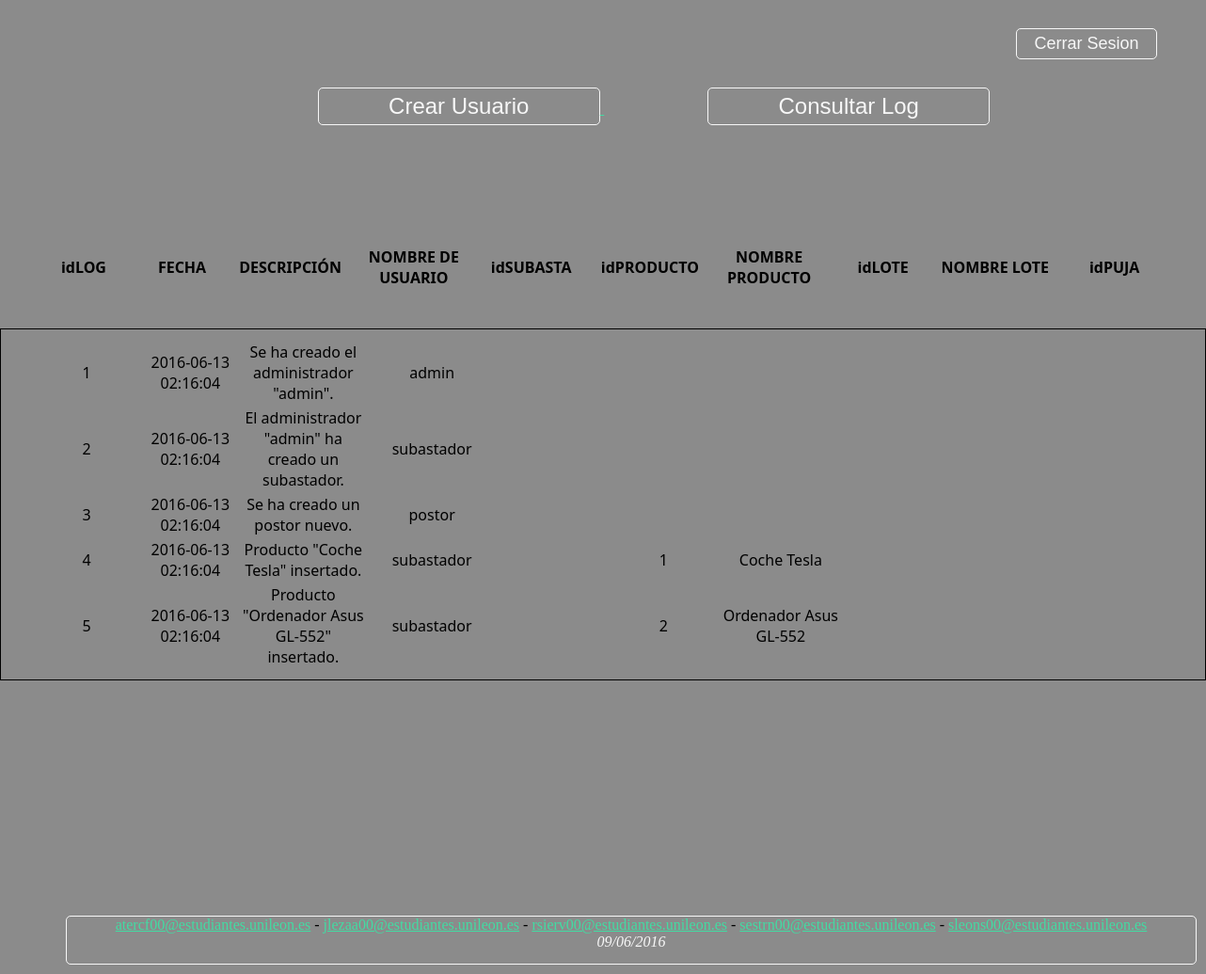
Page /administrador.php (signed in) on the committed database.
### tables this page shows
CREATE TABLE `log` (
  `id` int(11) NOT NULL,
  `fecha` datetime NOT NULL DEFAULT CURRENT_TIMESTAMP,
  `descripcion` varchar(200) DEFAULT NULL,
  `idusuario` int(11) DEFAULT NULL,
  `idsubasta` int(11) DEFAULT NULL,
  `idproducto` int(11) DEFAULT NULL,
  `idpuja` int(11) DEFAULT NULL,
  `idlote` int(11) DEFAULT NULL,
  `nombreproducto` varchar(45) DEFAULT NULL,
  `nombrelote` varchar(45) DEFAULT NULL
);

CREATE TABLE `usuarios` (
  `id` int(11) NOT NULL,
  `tipo` varchar(45) NOT NULL,
  `usuario` varchar(45) NOT NULL,
  `password` varchar(45) NOT NULL,
  `nombre` varchar(45) DEFAULT NULL,
  `apellidos` varchar(45) DEFAULT NULL
);

### verLog.php (the view, shortened to what this page needs)
<?php
	function mostrarLogs(){
		$conn = new mysqli("localhost", "643b4d11c092cc1e", "sekret", "643b4d11c092cc1ea32a96bdb4f8da93");
        $selectLog = "SELECT * FROM log ORDER BY fecha DESC";
		$resultLog = $conn->query($selectLog);
        crearTableLog($resultLog, $conn);
        }
	function crearTableLog($resultLog, $conn){
		?>
        <table style="width:100%; padding: 30px; margin-top: 10px; font-family:'Segoe UI'; font-weight: bold;">
                <tr>
                    <td style="width: 130px; text-align: center;">idLOG</td>
                    <td style="width: 100px; text-align: center;">FECHA</td>
                    <td style="width:140px; text-align: center;">DESCRIPCIÓN</td>
                    <td style="width: 135px; text-align: center;">NOMBRE DE USUARIO</td>
                    <td style="width: 130px; text-align: center;">idSUBASTA</td>
                    <td style="width: 130px; text-align: center;">idPRODUCTO</td>
                    <td style="width: 130px; text-align: center;">NOMBRE PRODUCTO</td>
                    <td style="width: 130px; text-align: center;">idLOTE</td>
                    <td style="width: 130px; text-align: center;">NOMBRE LOTE</td>
                    <td style="width: 150px; text-align: center;">idPUJA</td>
                </tr>
            </table>
        <table style="width:100%; padding: 10px; padding-left: 30px; margin-top: 10px; font-family:'Segoe UI'; border: 1px solid black;">
            <?php
        if($resultLog->num_rows > 0){
				while($rowLog = $resultLog->fetch_assoc()) {
					$idLog = $rowLog['id'];
					$fecha = $rowLog['fecha'];
                    $descripcion = $rowLog['descripcion'];
                    $resultNombreUsuario = $conn->query( "SELECT usuario FROM usuarios WHERE id='".$rowLog['idusuario']."'");
                    $rowNombreUsuario = $resultNombreUsuario->fetch_assoc();
					$nombreUsuario = $rowNombreUsuario['usuario'];
					$idProducto = $rowLog['idproducto'];
                    $nombreProducto = $rowLog['nombreproducto'];
				?>
                <tr>
                    <td style="width: 130px; text-align: center;">
                        <?php echo $idLog?>
                    </td>
                    <td style="width: 100px; text-align: center;">
                        <?php echo $fecha?>
                    </td>
                    <td style="width:140px; text-align: center;">
                        <?php echo $descripcion?>
                    </td>
                    <td style="width: 135px; text-align: center;">
                        <?php echo $nombreUsuario?>
                    </td>
                    <td style="width: 130px; text-align: center;">
                    </td>
                    <td style="width: 130px; text-align: center;">
                        <?php echo $idProducto?>
                    </td>
                    <td style="width: 130px; text-align: center;">
                        <?php echo $nombreProducto?>
                    </td>
                    <td style="width: 130px; text-align: center;">
                    </td>
                    <td style="width: 130px; text-align: center;">
                    </td>
                    <td style="width: 150px; text-align: center;">
                    </td>
                </tr>
                <?php
				}
                ?>
        </table>
        <?php
			}else{
                ?>
                <label style="position: absolute; left: 515px; top: 435px; font-family:'Segoe UI'; font-size: 13px; font-weight: bold; "> *No existen logs actualmente* </label>
                <?php
			}
	}
	?>

### administrador.php (shortened to what this page needs)
<!DOCTYPE html>
<html>
<head>
    <link rel="stylesheet" type="text/css" href="css/estilos.css" media="screen" />
</head>
<body>
    <div id="header">
    	<a href="administrador.php?page=cerrarSesion">
            <button class="buttonSesion"> Cerrar Sesion </button>
        </a>
        <a href="administrador.php?page=registroAdminSubas">
            <button class="buttonSub"> Crear Usuario </button>
        </a>
        <a href="administrador.php?page=consultaLog">
            <button class="buttonSub"> Consultar Log </button>
        </a>
    </div>
    <div class="wrapper">
        <?php
if(!isset($_GET['page'])){
	include("verLog.php");
	mostrarLogs();
}else{
	$page = $_GET['page'];
	include("$page.php");
}
?>
    </div>
    <div id="footer">
        <a href="mailto:atercf00@estudiantes.unileon.es">atercf00@estudiantes.unileon.es</a> -
        <a href="mailto:jlezaa00@estudiantes.unileon.es">jlezaa00@estudiantes.unileon.es</a> -
        <a href="mailto:rsierv00@estudiantes.unileon.es">rsierv00@estudiantes.unileon.es</a> -
        <a href="mailto:sestrn00@estudiantes.unileon.es">sestrn00@estudiantes.unileon.es</a> -
        <a href="mailto:sleons00@estudiantes.unileon.es">sleons00@estudiantes.unileon.es</a>
        <address> 09/06/2016 </address>
    </div>
</body>
</html>

### css/estilos.css (style rules this page uses)
body { margin:0; padding:0; background-color: #8B8B8B; }
#header { width: 1140px; height: 75px; font-family: "Arial"; text-align: center; color: #F7F7F7; font-style: italic; margin-left: 70px; }
#header button { width: 100px; color: #F7F7F7; background: #8B8B8B; border: 1px solid #F7F7F7; font-size: 24px; border-radius: 5px; margin-left: 110px; padding: 5px; padding-right: 15px; padding-left: 15px; margin-top: 15px; }
#header .buttonSub { width: 300px; color: #F7F7F7; background: #8B8B8B; border: 1px solid #F7F7F7; font-size: 24px; border-radius: 5px; margin-left: 110px; padding: 5px; padding-right: 15px; padding-left: 15px; margin-top: 30px; }
#header .buttonSesion { width: 150px; font-size: 18px; color: #F7F7F7; background: #8B8B8B; border: 1px solid #F7F7F7; border-radius: 5px; margin-left: 1010px; padding: 5px; padding-right: 15px; padding-left: 15px; margin-top: 30px; }
#footer { width: 1200px; height: 50px; float:center; margin-left: 70px; border: 3px solid #000; margin-top: 250px; margin-bottom: 10px; text-align: center; font-family: "Calibri"; border: 1px solid #F7F7F7; border-radius: 5px; }
#footer address { color: #F7F7F7; text-align: center; }
a { color: #42dca3; -webkit-transition: all .2s ease-in-out; -moz-transition: all .2s ease-in-out; transition: all .2s ease-in-out; }

### rows in the picture
log: id "1", fecha "2016-06-13 02:16:04", descripcion "Se ha creado el administrador \"admin\".", idusuario.usuario "admin"
log: id "2", fecha "2016-06-13 02:16:04", descripcion "El administrador \"admin\" ha creado un subastador.", idusuario.usuario "subastador"
log: id "3", fecha "2016-06-13 02:16:04", descripcion "Se ha creado un postor nuevo.", idusuario.usuario "postor"
log: id "4", fecha "2016-06-13 02:16:04", descripcion "Producto \"Coche Tesla\" insertado.", idusuario.usuario "subastador", idproducto "1", nombreproducto "Coche Tesla"
log: id "5", fecha "2016-06-13 02:16:04", descripcion "Producto \"Ordenador Asus GL-552\" insertado.", idusuario.usuario "subastador", idproducto "2", nombreproducto "Ordenador Asus GL-552"
